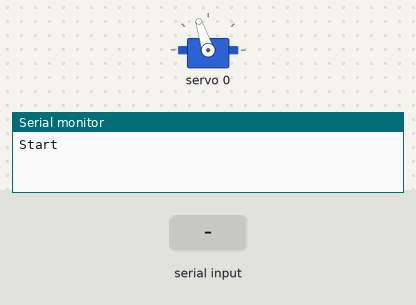
The sketch below on a simulated Arduino Uno, built with avr-gcc and run on an emulated ATmega328P. Parts: servo, the last lines printed to the serial monitor. The test bench sets the inputs (shaded band).

Above: at 1.4 s.
1.5 s: "1" received over the second serial link
At 2.82 s:
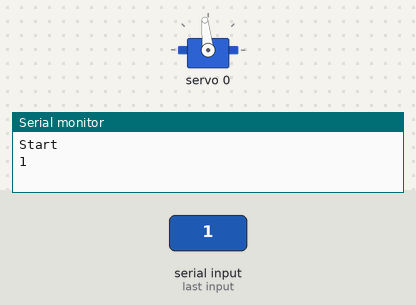
4.5 s: "2" received over the second serial link
At 5.26 s:
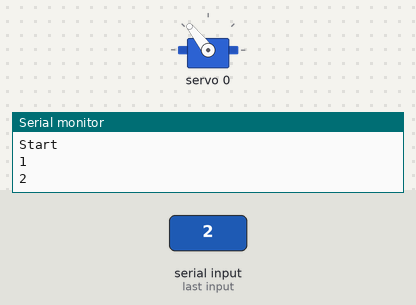
Timing chart, 0 to 8.4 s (numbered marks = the images above; inputs shaded):
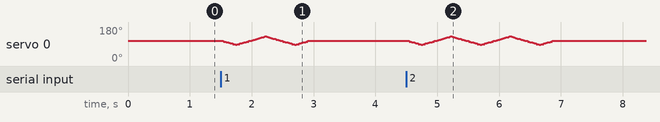

The sketch:

FINAL_Hai_Flosse.ino
```cpp
//Programm HAI - Flosse (Arduino UNO)

//A4 - SDA Pin - grünes Kabel
//A5 - SCL Pin - gelbes Kabel

#include <Wire.h>
#include <Adafruit_PWMServoDriver.h>

//Serielle Kommunikation
#include <SoftwareSerial.h>
#define rxPin 2  //gelbes Kabel
#define txPin 3  //grünes Kabel

SoftwareSerial Connect(rxPin, txPin);


// Neuer Servodriver
Adafruit_PWMServoDriver pwm = Adafruit_PWMServoDriver();

#define SERVOMIN 130   // This is the 'minimum' pulse length count (out of 4096)
#define SERVOMAX 550   // This is the 'maximum' pulse length count (out of 4096)
#define USMIN 600      // This is the rounded 'minimum' microsecond length based on the minimum pulse of 50
#define USMAX 2400     // This is the rounded 'maximum' microsecond length based on the maximum pulse of 150
#define SERVO_FREQ 50  // Analog servos run at ~50 Hz updates

uint8_t servonum = 0;  //Board 0 (es wird nur 1 board verwendet)


// Pulslängen für Servos
int pulselength = 0;

int pause1 = 1000;


void setup() {
  //Serielle Kommunikation
  Serial.begin(9600);
  Connect.begin(9600);

  //Servoboard
  pwm.begin();

  // Analog servos run at ~60 Hz updates
  pwm.setPWMFreq(SERVO_FREQ);
  delay(10);

  //Servo auf Ausgangsposition
  bewegenFlosse(90);

  delay(200);
  Serial.println("Start");
}

void loop() {


    String readString;
    String Daten;
    while (Connect.available())
    {
      delay(1);
      if (Connect.available() > 0)
      {
        char c = Connect.read();
        if (isControl(c)) {
          break;
        }
        readString += c;
      }
    }
    Daten = readString;

    if (Daten == "1")
    {
      Serial.println(1);
      MOVE_Flosse(1);
    }
    if (Daten == "2")
    {
      Serial.println(2);
      MOVE_Flosse(2);
    }
    if (Daten == "3")
    {
      Serial.println(3);
      MOVE_Flosse(3);
    }
    if (Daten == "4")
    {
      Serial.println(4);
      MOVE_Flosse(4);
    }
    if (Daten == "5")
    {
      Serial.println(5);
      MOVE_Flosse(5);
    }
    if (Daten == "6")
    {
      Serial.println(6);
      MOVE_Flosse(6);
    }
    if (Daten == "7")
    {
      Serial.println(7);
      MOVE_Flosse(7);
    }


}

void bewegenFlosse(int grad)
{

  pulselength = map(grad, 0, 180, SERVOMIN, SERVOMAX);
  pwm.setPWM(0, 0, pulselength);             //Steckplatz 0, board 0

}

void MOVE_Flosse(int Anzahl)
{
   for (int i = 90; i > 70; i--) {
        bewegenFlosse(i);
        delay(11);
      }

  //Flosse bewegen zw 70° und 110°
  for(int i = 0; i < Anzahl; i++) {


      for (int i = 70; i <= 110; i++) {
        bewegenFlosse(i);
        delay(11);
      }

      for (int i = 110; i > 70; i--) {
        bewegenFlosse(i);
        delay(11);
      }
      }

for (int i = 70; i < 90; i++) {
        bewegenFlosse(i);
        delay(11);
      }
}
```
